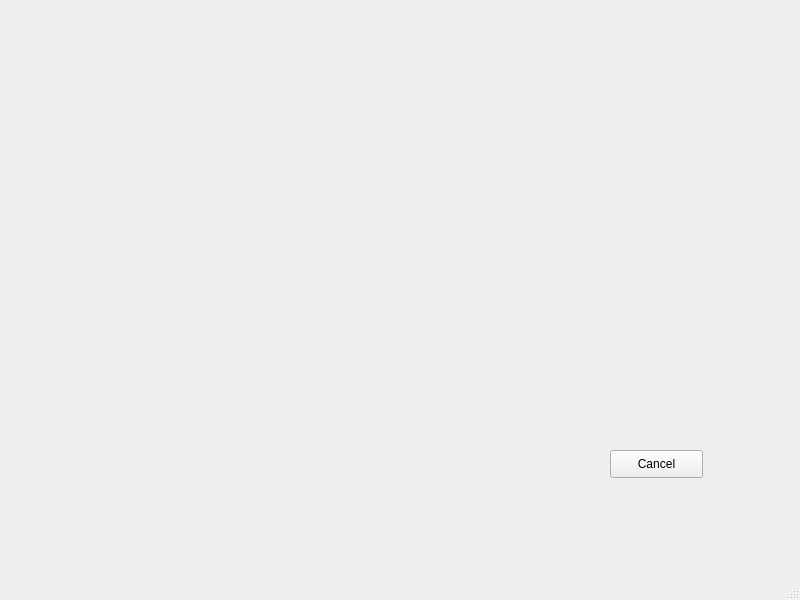
<?xml version="1.0" encoding="UTF-8"?>
<ui version="4.0">
 <class>DeleteFlight</class>
 <widget class="QMainWindow" name="DeleteFlight">
  <property name="geometry">
   <rect>
    <x>0</x>
    <y>0</y>
    <width>800</width>
    <height>600</height>
   </rect>
  </property>
  <property name="windowTitle">
   <string>MainWindow</string>
  </property>
  <widget class="QWidget" name="centralwidget">
   <widget class="QPushButton" name="button_cancel">
    <property name="geometry">
     <rect>
      <x>610</x>
      <y>450</y>
      <width>93</width>
      <height>28</height>
     </rect>
    </property>
    <property name="text">
     <string>Cancel</string>
    </property>
   </widget>
  </widget>
  <widget class="QMenuBar" name="menubar">
   <property name="geometry">
    <rect>
     <x>0</x>
     <y>0</y>
     <width>800</width>
     <height>26</height>
    </rect>
   </property>
  </widget>
  <widget class="QStatusBar" name="statusbar"/>
 </widget>
 <resources/>
 <connections/>
</ui>
